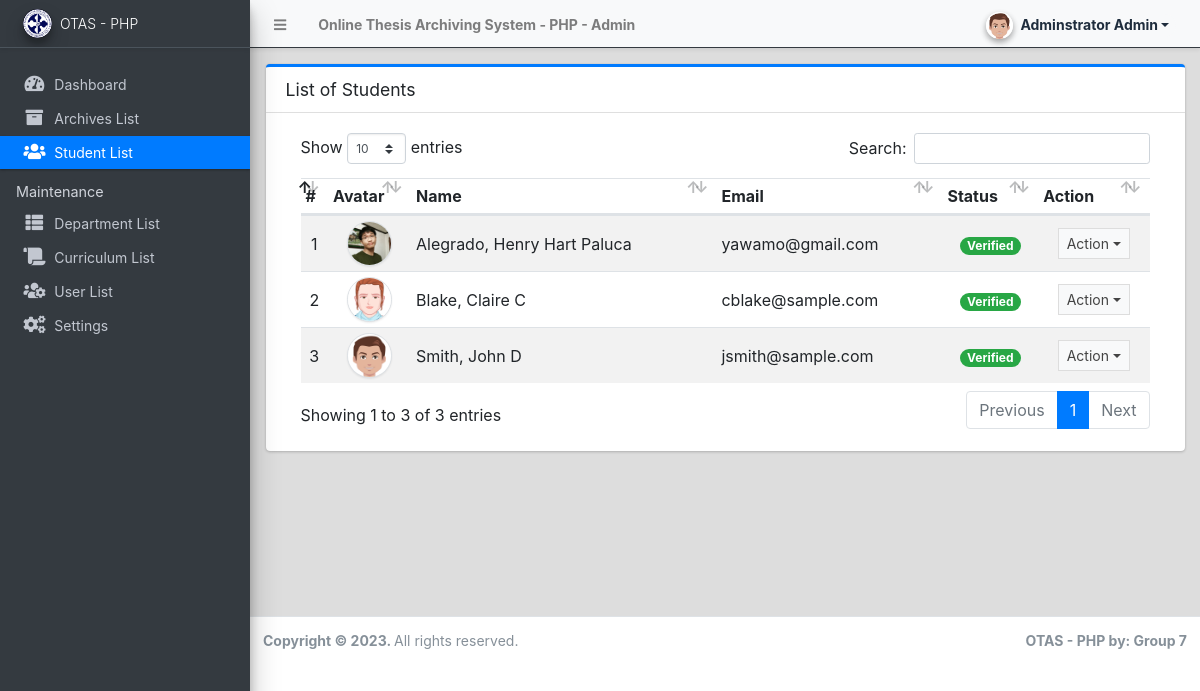
Page /admin/?page=students (signed in) on the committed database.
### tables this page shows
CREATE TABLE `student_list` (
  `id` int(30) NOT NULL,
  `firstname` text NOT NULL,
  `middlename` text NOT NULL,
  `lastname` text NOT NULL,
  `department_id` int(30) NOT NULL,
  `curriculum_id` int(30) NOT NULL,
  `email` text NOT NULL,
  `password` text NOT NULL,
  `gender` varchar(50) NOT NULL,
  `status` tinyint(4) NOT NULL DEFAULT 0,
  `avatar` text NOT NULL,
  `date_created` datetime NOT NULL DEFAULT current_timestamp(),
  `date_updated` datetime DEFAULT NULL ON UPDATE current_timestamp()
);

### config.php (called while the page is built, shortened)
<?php
require_once('classes/DBConnection.php');
require_once('classes/SystemSettings.php');
function validate_image($file){
	if(!empty($file)){
        $ex = explode('?',$file);
        $file = $ex[0];
        $param =  isset($ex[1]) ? '?'.$ex[1]  : '';
		if(is_file(base_app.$file)){
			return base_url.$file.$param;
		}else{
			return base_url.'dist/img/no-image-available.png';
		}
	}else{
		return base_url.'dist/img/no-image-available.png';
	}
}
function isMobileDevice(){
    $aMobileUA = array(
        '/iphone/i' => 'iPhone',
        '/ipod/i' => 'iPod',
        '/ipad/i' => 'iPad',
        '/android/i' => 'Android',
        '/blackberry/i' => 'BlackBerry',
        '/webos/i' => 'Mobile'
    );
    return false;
}
?>

### classes/DBConnection.php (called while the page is built, shortened)
<?php
class DBConnection{
    private $host = DB_SERVER;
    private $username = DB_USERNAME;
    private $password = DB_PASSWORD;
    private $database = DB_NAME;
    public $conn;
    public function __construct(){
        if (!isset($this->conn)) {
            $this->conn = new mysqli($this->host, $this->username, $this->password, $this->database);
        }
    }
}
?>

### classes/SystemSettings.php (called while the page is built, shortened)
<?php
class SystemSettings extends DBConnection{
	function userdata($field = ''){
		if(!empty($field)){
			if(isset($_SESSION['userdata'][$field]))
				return $_SESSION['userdata'][$field];
			else
				return null;
		}else{
			return false;
		}
	}
	function info($field=''){
		if(!empty($field)){
			if(isset($_SESSION['system_info'][$field]))
				return $_SESSION['system_info'][$field];
			else
				return false;
		}else{
			return false;
		}
	}
}
$_settings = new SystemSettings();
?>

### admin/students/index.php (the view, shortened to what this page needs)
<div class="card card-outline card-primary">
	<div class="card-header">
		<h3 class="card-title">List of Students</h3>
	</div>
	<div class="card-body">
		<div class="container-fluid">
        <div class="container-fluid">
			<table class="table table-hover table-striped">
				<!-- <colgroup>
					<col width="5%">
					<col width="10%">
					<col width="20%">
					<col width="20%">
					<col width="15%">
					<col width="15%">
					<col width="10%">
				</colgroup> -->
				<thead>
					<tr>
						<th>#</th>
						<th>Avatar</th>
						<th>Name</th>
						<th>Email</th>
						<th>Status</th>
						<th>Action</th>
					</tr>
				</thead>
				<tbody>
					<?php
						$i = 1;
						$qry = $conn->query("SELECT *,concat(lastname,', ',firstname,' ', middlename) as name from `student_list`  order by concat(lastname,', ',firstname,' ', middlename) asc ");
						while($row = $qry->fetch_assoc()):
					?>
						<tr>
							<td class="text-center"><?php echo $i++; ?></td>
							<td class="text-center"><img src="<?php echo validate_image($row['avatar']) ?>" class="img-avatar img-thumbnail p-0 border-2" alt="user_avatar"></td>
							<td><?php echo ucwords($row['name']) ?></td>
							<td ><p class="m-0 truncate-1"><?php echo $row['email'] ?></p></td>
							<td class="text-center">
								<?php if($row['status'] == 1): ?>
									<span class="badge badge-pill badge-success">Verified</span>
								<?php else: ?>
								<span class="badge badge-pill badge-primary">Not Verified</span>
								<?php endif; ?>
							</td>
							<td align="center">
								 <button type="button" class="btn btn-flat btn-default btn-sm dropdown-toggle dropdown-icon" data-toggle="dropdown">
				                  		Action
				                  </button>
							</td>
						</tr>
					<?php endwhile; ?>
				</tbody>
			</table>
		</div>
		</div>
	</div>
</div>

### admin/index.php (shortened to what this page needs)
<?php require_once('../config.php'); ?>
 <!DOCTYPE html>
<html lang="en" class="" style="height: auto;">
<?php require_once('inc/header.php') ?>
  <body class="sidebar-mini layout-fixed control-sidebar-slide-open layout-navbar-fixed sidebar-mini-md sidebar-mini-xs" data-new-gr-c-s-check-loaded="14.991.0" data-gr-ext-installed="" style="height: auto;">
    <div class="wrapper">
     <?php require_once('inc/topBarNav.php') ?>
     <?php require_once('inc/navigation.php') ?>
     <?php $page = isset($_GET['page']) ? $_GET['page'] : 'home';  ?>
      <div class="content-wrapper pt-3" style="min-height: 567.854px;">
        <section class="content ">
          <div class="container-fluid">
            <?php
              if(!file_exists($page.".php") && !is_dir($page)){
                  include '404.html';
              }else{
                if(is_dir($page))
                  include $page.'/index.php';
                else
                  include $page.'.php';
              }
            ?>
          </div>
        </section>
      </div>
      <?php require_once('inc/footer.php') ?>
  </body>
</html>

### admin/inc/header.php (shortened to what this page needs)
<head>
    <link rel="stylesheet" href="<?php echo base_url ?>plugins/fontawesome-free/css/all.min.css">
    <link rel="stylesheet" href="<?php echo base_url ?>plugins/tempusdominus-bootstrap-4/css/tempusdominus-bootstrap-4.min.css">
  <link rel="stylesheet" href="<?php echo base_url ?>plugins/datatables-bs4/css/dataTables.bootstrap4.min.css">
  <link rel="stylesheet" href="<?php echo base_url ?>plugins/datatables-responsive/css/responsive.bootstrap4.min.css">
  <link rel="stylesheet" href="<?php echo base_url ?>plugins/datatables-buttons/css/buttons.bootstrap4.min.css">
  <link rel="stylesheet" href="<?php echo base_url ?>plugins/select2/css/select2.min.css">
  <link rel="stylesheet" href="<?php echo base_url ?>plugins/select2-bootstrap4-theme/select2-bootstrap4.min.css">
    <link rel="stylesheet" href="<?php echo base_url ?>plugins/icheck-bootstrap/icheck-bootstrap.min.css">
    <link rel="stylesheet" href="<?php echo base_url ?>plugins/jqvmap/jqvmap.min.css">
    <link rel="stylesheet" href="<?php echo base_url ?>dist/css/adminlte.css">
    <link rel="stylesheet" href="<?php echo base_url ?>dist/css/custom.css">
    <link rel="stylesheet" href="<?php echo base_url ?>plugins/overlayScrollbars/css/OverlayScrollbars.min.css">
    <link rel="stylesheet" href="<?php echo base_url ?>plugins/daterangepicker/daterangepicker.css">
    <link rel="stylesheet" href="<?php echo base_url ?>plugins/summernote/summernote-bs4.min.css">
  <link rel="stylesheet" href="<?php echo base_url ?>plugins/sweetalert2-theme-bootstrap-4/bootstrap-4.min.css">
  </head>

### admin/inc/topBarNav.php (shortened to what this page needs)
<nav class="main-header navbar navbar-expand navbar-light border  border-dark border-top-0  border-left-0 border-right-0 navbar-light text-sm shadow-sm">
  <ul class="navbar-nav">
    <li class="nav-item">
    <a class="nav-link" data-widget="pushmenu" href="#" role="button"><i class="fas fa-bars"></i></a>
    </li>
    <li class="nav-item d-none d-sm-inline-block">
      <a href="<?php echo base_url ?>" class="nav-link"><b><?php echo (!isMobileDevice()) ? $_settings->info('name'):$_settings->info('short_name'); ?> - Admin</b></a>
    </li>
  </ul>
  <ul class="navbar-nav ml-auto">
    <li class="nav-item">
      <div class="btn-group nav-link">
            <button type="button" class="btn btn-rounded badge badge-light dropdown-toggle dropdown-icon" data-toggle="dropdown">
              <span><img src="<?php echo validate_image($_settings->userdata('avatar')) ?>" class="img-circle elevation-2 user-img" alt="User Image"></span>
              <span class="ml-3"><?php echo ucwords($_settings->userdata('firstname').' '.$_settings->userdata('lastname')) ?></span>
            </button>
        </div>
    </li>
  </ul>
</nav>

### admin/inc/navigation.php (shortened to what this page needs)
<aside class="main-sidebar sidebar-dark-primary elevation-4 sidebar-no-expand bg-dark">
  <a href="<?php echo base_url ?>admin" class="brand-link bg-transparent text-sm shadow-sm">
  <img src="<?php echo validate_image($_settings->info('logo'))?>" alt="Store Logo" class="brand-image img-circle elevation-3 bg-black" style="width: 1.8rem;height: 1.8rem;max-height: unset;object-fit:scale-down;object-position:center center">
  <span class="brand-text font-weight-light"><?php echo $_settings->info('short_name') ?></span>
  </a>
  <div class="sidebar os-host os-theme-light os-host-overflow os-host-overflow-y os-host-resize-disabled os-host-transition os-host-scrollbar-horizontal-hidden">
    <div class="os-content-glue" style="margin: 0px -8px; width: 249px; height: 646px;"></div>
    <div class="os-padding">
      <div class="os-viewport os-viewport-native-scrollbars-invisible" style="overflow-y: scroll;">
        <div class="os-content" style="padding: 0px 8px; height: 100%; width: 100%;">
          <nav class="mt-4">
             <ul class="nav nav-pills nav-sidebar flex-column text-sm nav-compact nav-flat nav-child-indent nav-collapse-hide-child" data-widget="treeview" role="menu" data-accordion="false">
              <li class="nav-item dropdown">
                <a href="./" class="nav-link nav-home">
                  <i class="nav-icon fas fa-tachometer-alt"></i>
                  <p>
                    Dashboard
                  </p>
                </a>
              </li>
              <li class="nav-item">
                <a href="<?php echo base_url ?>admin/?page=archives" class="nav-link nav-archives">
                  <i class="nav-icon fas fa-archive"></i>
                  <p>
                    Archives List
                  </p>
                </a>
              </li>
              <li class="nav-item">
                <a href="<?php echo base_url ?>admin/?page=students" class="nav-link nav-students">
                  <i class="nav-icon fas fa-users"></i>
                  <p>
                    Student List
                  </p>
                </a>
              </li>
              <?php if($_settings->userdata('type') == 1): ?>
              <li class="nav-header">Maintenance</li>
              <li class="nav-item dropdown">
                <a href="<?php echo base_url ?>admin/?page=departments" class="nav-link nav-departments">
                  <i class="nav-icon fas fa-th-list"></i>
                  <p>
                    Department List
                  </p>
                </a>
              </li>
              <li class="nav-item dropdown">
                <a href="<?php echo base_url ?>admin/?page=curriculum" class="nav-link nav-curriculum">
                  <i class="nav-icon fas fa-scroll"></i>
                  <p>
                    Curriculum List
                  </p>
                </a>
              </li>
              <li class="nav-item dropdown">
                <a href="<?php echo base_url ?>admin/?page=user/list" class="nav-link nav-user_list">
                  <i class="nav-icon fas fa-users-cog"></i>
                  <p>
                    User List
                  </p>
                </a>
              </li>
              <li class="nav-item dropdown">
                <a href="<?php echo base_url ?>admin/?page=system_info" class="nav-link nav-system_info">
                  <i class="nav-icon fas fa-cogs"></i>
                  <p>
                    Settings
                  </p>
                </a>
              </li>
              <?php endif; ?>
            </ul>
          </nav>
        </div>
      </div>
    </div>
  </div>
</aside>

### admin/inc/footer.php (shortened to what this page needs)
<footer class="main-footer text-sm">
        <strong>Copyright © <?php echo date('Y') ?>.
        </strong>
        All rights reserved.
        <div class="float-right d-none d-sm-inline-block">
          <b><?php echo $_settings->info('short_name') ?> by: Group 7</b>
        </div>
      </footer>
    </div>

### admin/inc/topBarNav.php (style rules this page uses)
.user-img { position: absolute; height: 27px; width: 27px; object-fit: cover; left: -7%; top: -12%; }
.btn-rounded { border-radius: 50px; }

### admin/students/index.php (style rules this page uses)
.img-avatar { width:45px; height:45px; object-fit:cover; object-position:center center; border-radius:100%; }

### rows in the picture
student_list: avatar (picture), name "Alegrado, Henry Hart Paluca", email "yawamo@gmail.com", status "Verified"
student_list: avatar (picture), name "Blake, Claire C", email "cblake@sample.com", status "Verified"
student_list: avatar (picture), name "Smith, John D", email "jsmith@sample.com", status "Verified"

### other values in the picture
$_settings->info('name') "Online Thesis Archiving System - PHP"
$_settings->userdata('firstname').' '.$_settings->userdata('lastname') "Adminstrator Admin"
$_settings->info('short_name') "OTAS - PHP"
